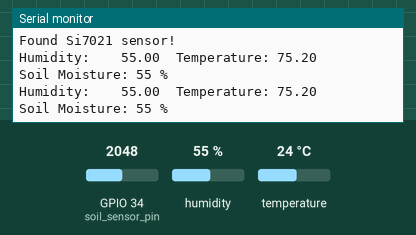
A sketch run on a simulated ESP32. On the bench: the last lines printed to the serial monitor. The inputs (shaded band) are chosen by the test bench; at power-on: humidity 55 %, GPIO 34 (soil_sensor_pin) = 2048, temperature 24 °C.

Above: at 1.2 s.
1.3 s: humidity set to 22 %
At 2.6 s:
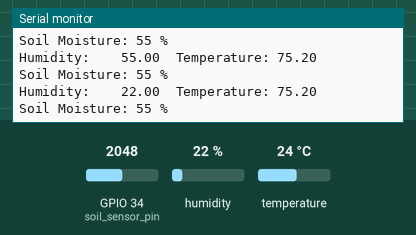
2.8 s: GPIO 34 (soil_sensor_pin) set to 2866
At 3.8 s:
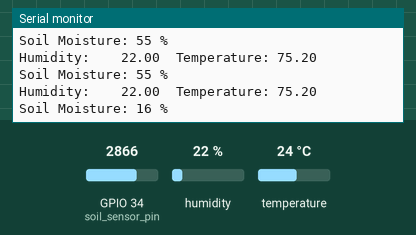
4.3 s: temperature set to 12 °C
At 4.3 s:
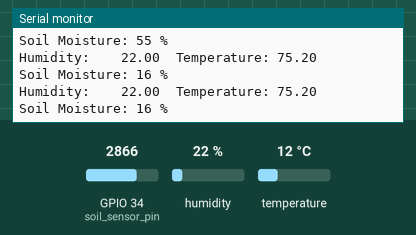
5.8 s: GPIO 34 (soil_sensor_pin) set to 3603
At 7.1 s:
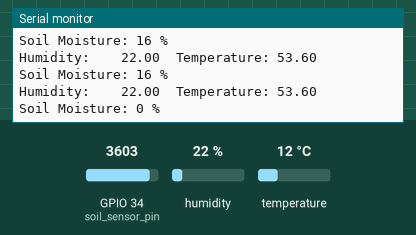
7.3 s: humidity set to 40 %
At 8.1 s:
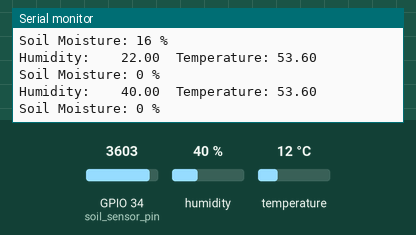
Timing chart, 0 to 9.8 s (numbered marks = the images above; inputs shaded):
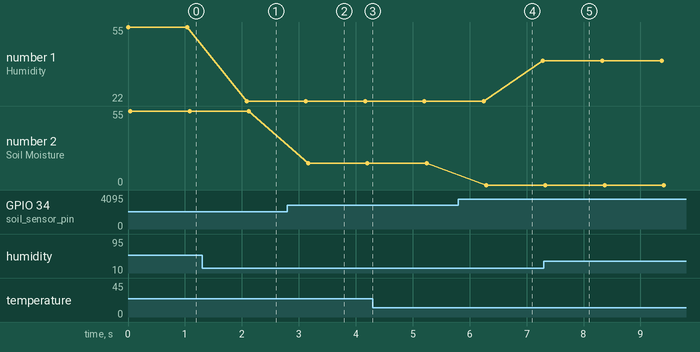

Measured:
- after the input at 1.3 s, the serial monitor: prints a new line after 0.78 s (image 1)
- after the input at 2.8 s, the serial monitor: prints a new line after 0.36 s (image 2)
- after the input at 5.8 s, the serial monitor: prints a new line after 0.49 s (image 4)
- plotted number 1: 55 → 22 after the input at 1.3 s, 22 → 40 after the input at 5.8 s
- plotted number 2: 55 → 16 after the input at 2.8 s, 16 → 0 after the input at 5.8 s

The sketch:

temp_soilsensor_tester.ino
```cpp
#include "Adafruit_Si7021.h" //for temp and humidity sensor

//for temp sensor
Adafruit_Si7021 sensor = Adafruit_Si7021();
float temperature;

//for soil sensor
const int soil_sensor_pin = 34;
int Moistlevel = 0;
int Moistpercent = 0;

void setup() {
  Serial.begin(115200); //initialize serial!

  //Look for temperature and humidity sensor
  Serial.println("Searching for Si7021");

  if (!sensor.begin()) {
    Serial.println("Did not find Si7021 sensor!");
  }else{
    Serial.println("Found Si7021 sensor!");
  }

  //Set up soil sensor
  pinMode(soil_sensor_pin, INPUT);

}

void loop() {
  //Displays temperature and humidity to the Serial Monitor
  Serial.print("Humidity:    ");
  Serial.print(sensor.readHumidity(), 2);
  Serial.print("\tTemperature: ");
  temperature = (sensor.readTemperature()*9.0/5.0) + 32; //convert temp to F
  Serial.println(temperature, 2);

  //Displays Soil moisture as a percentage to the Serial Monitor
  for (int t = 1; t < 6 ; t++)   // take 5 consecutive measurements
    {
      Moistlevel = Moistlevel + analogRead(soil_sensor_pin); //Read data from soil sensor pin
    }
  Moistlevel = Moistlevel / 5;  //Average out the measurements

  //converts Analog Moistlevel reading to a moisture percentage
  Moistpercent = map(Moistlevel, 1100, 3200, 100, 0); //1,000 is totally wet, 3500 is totally dry

  //make sure percentage is between 0 and 100
  if (Moistpercent < 0){
    Moistpercent = 0;
  }else if (Moistpercent >100){
    Moistpercent = 100;
  }

  //print moisture Percentage
  Serial.print("Soil Moisture: ");
  Serial.print(Moistpercent);
  Serial.println(" %");

  Moistpercent = 0; //reset Moistpercent
  Moistlevel = 0; //reset Moistlevel
  delay(1000);
}
```
